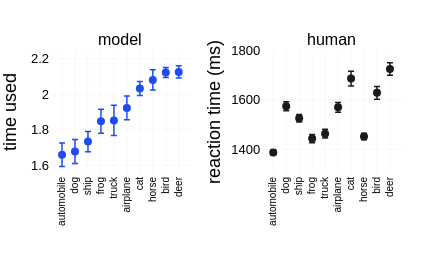

Notebook cell for this chart:
### Code cell
from plotly.subplots import make_subplots

# -- model time used per category --
cat_time = difficulty_df.groupby(["cifar10_category", "instance"])["time_used"].mean().reset_index()
cat_stats = cat_time.groupby("cifar10_category")["time_used"].agg(["mean", "std", "count"]).reset_index()
cat_stats["sem"] = cat_stats["std"] / np.sqrt(cat_stats["count"])
cat_stats["ci"] = cat_stats["sem"] * t.ppf(0.975, df=cat_stats["count"] - 1)
cat_stats = cat_stats.sort_values("mean", ascending=True)
category_order = cat_stats["cifar10_category"].tolist()

# -- human RT per category --
cifar10_labels = nn_bowl.utils.get_cifar_labels()
human_rt_df = human_raw_df[human_raw_df["cifar10_test_test_idx"] >= 0].copy()
human_rt_df["cifar10_category"] = human_rt_df["true_label"].map(lambda x: cifar10_labels[x])
human_rt_cat_stats = human_rt_df.groupby("cifar10_category")["reaction_time"].median()  # median per image first
# actually: median per image, then mean across images per category
human_rt_per_image = human_rt_df.groupby(["cifar10_test_test_idx", "cifar10_category"])["reaction_time"].median().reset_index()
human_rt_cat_stats = human_rt_per_image.groupby("cifar10_category")["reaction_time"].agg(["mean", "std", "count"]).reset_index()
human_rt_cat_stats["sem"] = human_rt_cat_stats["std"] / np.sqrt(human_rt_cat_stats["count"])
human_rt_cat_stats["ci"] = human_rt_cat_stats["sem"] * t.ppf(0.975, df=human_rt_cat_stats["count"] - 1)
# reorder to match model ordering
human_rt_cat_stats = human_rt_cat_stats.set_index("cifar10_category").loc[category_order].reset_index()

# -- plot --
fig = make_subplots(rows=1, cols=2, horizontal_spacing=0.2,
                    subplot_titles=["model", "human"])

# dot plot (not bars): the y-axes are zoomed in to show the ordering, and bars would imply a zero baseline
fig.add_trace(go.Scatter(
    x=cat_stats["cifar10_category"],
    y=cat_stats["mean"],
    mode="markers",
    error_y=dict(type="data", array=cat_stats["ci"], visible=True, color=cfg_base.plotting.time, thickness=1.5, width=3),
    marker=dict(color=cfg_base.plotting.time, size=8),
), row=1, col=1)

human_color = "#1A1A1A"
fig.add_trace(go.Scatter(
    x=human_rt_cat_stats["cifar10_category"],
    y=human_rt_cat_stats["mean"],
    mode="markers",
    error_y=dict(type="data", array=human_rt_cat_stats["ci"], visible=True, color=human_color, thickness=1.5, width=3),
    marker=dict(color=human_color, size=8),
), row=1, col=2)

# label every category: plotly drops every other tick label when they collide, and 12 pt is too big for 10 labels here
fig.update_xaxes(title_text="", row=1, col=1, tickfont=dict(size=10), tickangle=-90, tickmode="array", tickvals=category_order, ticktext=category_order)
fig.update_xaxes(title_text="", row=1, col=2, tickfont=dict(size=10), tickangle=-90, tickmode="array", tickvals=category_order, ticktext=category_order)
fig.update_yaxes(title_text="time used", row=1, col=1)
fig.update_yaxes(title_text="reaction time (ms)", row=1, col=2, title_standoff=5)
# fig.update_yaxes(range=[1.9, 2.25], row=1, col=1)
fig.update_yaxes(range=[1.55, 2.25], row=1, col=1)
fig.update_yaxes(range=[1300, 1800], row=1, col=2)

fig.update_layout(
    width=WIDTH * 0.4,
    height=WIDTH * 0.25,
    showlegend=False,
    margin=dict(l=50, r=20, t=50, b=90),
)
fig.show()
nn_bowl.utils.save_figure(fig, figures_dir, "time_category_model_vs_human_rt", scale=2)

### Figure 1 — Plotly figure (JSON) as saved in the notebook; plotly's stock layout.template omitted (floating-point values rounded to 4 significant figures)
{"data": [{"error_y": {"array": [0.06614, 0.06715, 0.05754, 0.06765, 0.08512, 0.06687, 0.03949, 0.05721, 0.02817, 0.03445], "color": "#1D4DF2", "thickness": 1.5, "type": "data", "visible": true, "width": 3}, "marker": {"color": "#1D4DF2", "size": 8}, "mode": "markers", "type": "scatter", "x": ["automobile", "dog", "ship", "frog", "truck", "airplane", "cat", "horse", "bird", "deer"], "xaxis": "x", "y": [1.659, 1.677, 1.733, 1.848, 1.853, 1.923, 2.032, 2.081, 2.122, 2.126], "yaxis": "y"}, {"error_y": {"array": [10.76, 18.27, 15.44, 16.78, 17.85, 19.67, 29.64, 12.93, 25.72, 24.87], "color": "#1A1A1A", "thickness": 1.5, "type": "data", "visible": true, "width": 3}, "marker": {"color": "#1A1A1A", "size": 8}, "mode": "markers", "type": "scatter", "x": ["automobile", "dog", "ship", "frog", "truck", "airplane", "cat", "horse", "bird", "deer"], "xaxis": "x2", "y": [1387.0, 1573.0, 1525.0, 1443.0, 1463.0, 1569.0, 1685.0, 1451.0, 1628.0, 1723.0], "yaxis": "y2"}], "layout": {"annotations": [{"font": {"size": 16}, "showarrow": false, "text": "model", "x": 0.2, "xanchor": "center", "xref": "paper", "y": 1, "yanchor": "bottom", "yref": "paper"}, {"font": {"size": 16}, "showarrow": false, "text": "human", "x": 0.8, "xanchor": "center", "xref": "paper", "y": 1, "yanchor": "bottom", "yref": "paper"}], "height": 264, "margin": {"b": 90, "l": 50, "r": 20, "t": 50}, "showlegend": false, "width": 422.4, "xaxis": {"anchor": "y", "domain": [0, 0.4], "tickangle": -90, "tickfont": {"size": 10}, "tickmode": "array", "ticktext": ["automobile", "dog", "ship", "frog", "truck", "airplane", "cat", "horse", "bird", "deer"], "tickvals": ["automobile", "dog", "ship", "frog", "truck", "airplane", "cat", "horse", "bird", "deer"], "title": {"text": ""}}, "xaxis2": {"anchor": "y2", "domain": [0.6, 1], "tickangle": -90, "tickfont": {"size": 10}, "tickmode": "array", "ticktext": ["automobile", "dog", "ship", "frog", "truck", "airplane", "cat", "horse", "bird", "deer"], "tickvals": ["automobile", "dog", "ship", "frog", "truck", "airplane", "cat", "horse", "bird", "deer"], "title": {"text": ""}}, "yaxis": {"anchor": "x", "domain": [0, 1], "range": [1.55, 2.25], "title": {"text": "time used"}}, "yaxis2": {"anchor": "x2", "domain": [0, 1], "range": [1300, 1800], "title": {"standoff": 5, "text": "reaction time (ms)"}}}}
